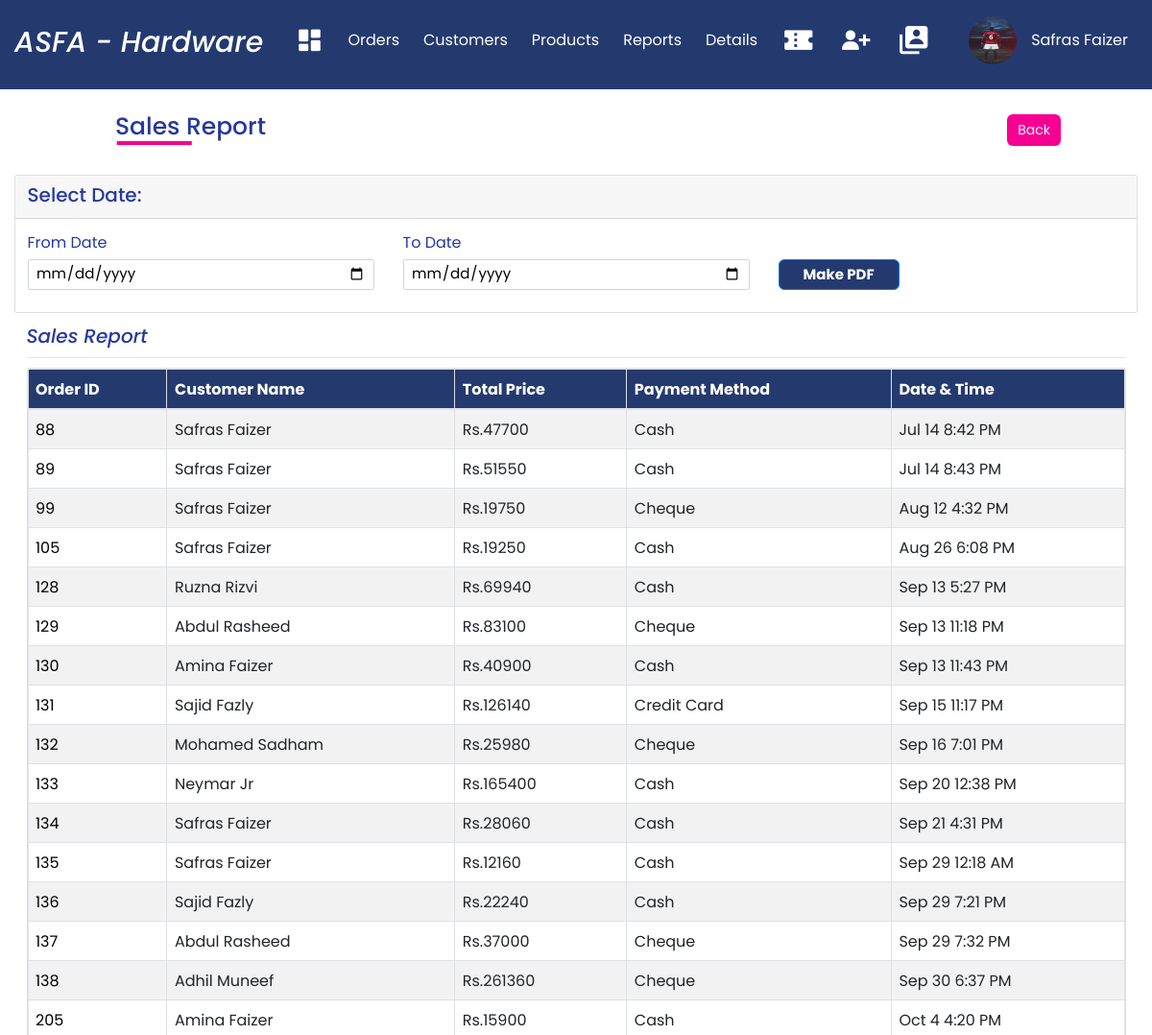
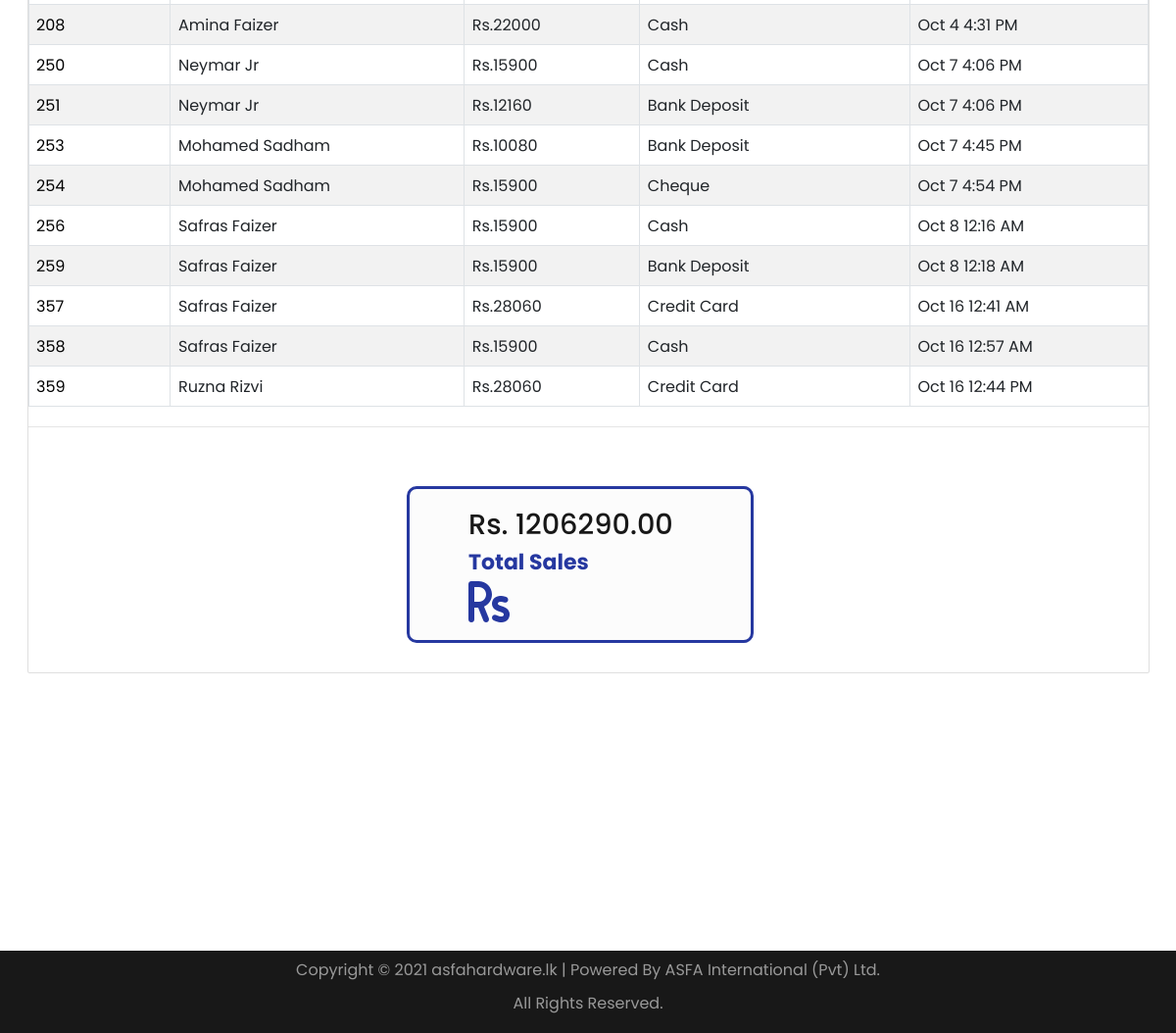
Page /Admin/Sales_Report.php (signed in) on the committed database (2 pictures, top to bottom).
### tables this page shows
CREATE TABLE `orders` (
  `order_id` int(11) NOT NULL,
  `customer_id` int(11) NOT NULL,
  `total_price` decimal(40,0) NOT NULL,
  `order_status` varchar(70) NOT NULL,
  `payment_method` varchar(70) NOT NULL,
  `delivery_id` int(11) DEFAULT NULL,
  `delivery_address` varchar(500) NOT NULL,
  `payment_image` varchar(900) DEFAULT NULL,
  `order_datetime` datetime NOT NULL DEFAULT current_timestamp()
);

CREATE TABLE `customer` (
  `customer_id` int(11) NOT NULL,
  `name` text NOT NULL,
  `mobile_number` char(100) NOT NULL,
  `email` varchar(55) NOT NULL,
  `company` varchar(40) NOT NULL,
  `address` varchar(500) NOT NULL,
  `address2` varchar(400) NOT NULL,
  `city` varchar(70) NOT NULL,
  `zipcode` int(60) NOT NULL,
  `password` varchar(55) NOT NULL,
  `status` varchar(100) NOT NULL,
  `Registered_Time` datetime NOT NULL DEFAULT current_timestamp()
);

### Admin/Sales_Report.php (the view, shortened to what this page needs)
<?php
include_once("Includes/connect.php");
?>
<html>
<head>
<?php include 'Includes/Navigation2.php'; ?>
<link rel="stylesheet" href="https://cdn.jsdelivr.net/npm/bootstrap@4.6.0/dist/css/bootstrap.min.css">
<link rel="stylesheet" type="text/css" href="your_website_domain/css_root/flaticon.css">
<link rel="stylesheet" href="https://cdn.jsdelivr.net/npm/@fortawesome/fontawesome-free@5.15.3/css/fontawesome.min.css">
<link rel="stylesheet" href="./css/Style.css" />
<link rel="stylesheet" href="./css/flaticon.css" />
</head>
<body>
<div class="head">
          <h1>Sales Report</h1>
          <a style="margin-left:64%; font-size:1.4rem;" href="Reports.php" class="btn">Back</a>
          </div>
<section class="py-5">
    <div class="container">
        <div class="row justify-content-center">
            <div class="col-md-12">
                <div class="card">
                    <div class="card-header">
                        <h5 style="font-size:2rem;">Select Date:</h5>
                    </div>
                      <div class="card-body">
                          <form action="Sales_PDF.php" method="GET">
                              <div class="row">
                                 <div class="col-md-4">
                                    <div class="form-group">
                                        <label for="">From Date</label>
                                        <input value="<?php if(isset($_GET['from_date'])){echo $_GET['from_date']; } ?>" type="date" name="from_date" class="form-control" placeholder="From Date" style="font-size:1.5rem; color:black;">
                                    </div>
                                 </div>
                                 <div class="col-md-4">
                                    <div class="form-group">
                                        <label for="">To Date</label>
                                        <input value="<?php if(isset($_GET['to_date'])){echo $_GET['to_date']; } ?>" type="date" name="to_date" class="form-control" placeholder="To Date" style="font-size:1.5rem; color:black;">
                                    </div>
                                 </div>
                                 <div class="col-md-4">
                                    <div class="form-group">
                                        <label for=""></label><br><br>
                                        <Button style="padding:4px 25px; font-align:center; font-weight:bold; font-size:1.5rem;" type="submit" class="btn btn-primary">Make PDF</button>
                                    </div>
                                 </div>
                              </div>
                               </form>
                      </div>
                </div>
                    <div class="card-body">
                        <h6 style="font-size:2rem; font-style:italic;">Sales Report</h6>
                        <hr>
                       <div class="card mt-3">
                        <table class="table table-bordered table-striped">
                            <thead style=" background-color:#243a6f; color:#fff;">
                                <tr>
                                    <th>Order ID</th>
                                    <th>Customer Name</th>
                                    <th>Total Price</th>
                                    <th>Payment Method</th>
                                    <th>Date & Time</th>
                                </tr>
                            </thead>
                            <tbody>
                                <?php
                                    $sql = "SELECT * FROM orders JOIN customer ON orders.customer_id=customer.customer_id WHERE orders.order_status = 'Delivered'";
                                    $result = mysqli_query($conn, $sql);
                                    if (mysqli_num_rows($result) > 0) {
                                    while($row = mysqli_fetch_assoc($result)){
                                        ?>
                                        <tr>
            <td style="color:black;"><?php echo $row["order_id"] ?></td>
            <td><?php echo $row["name"] ?></td>
            <td>Rs.<?php echo $row["total_price"] ?></td>
            <td><?php echo $row["payment_method"] ?></td>
            <td><?php echo date('M j g:i A', strtotime($row["order_datetime"]));?></td>
        </tr>
        <?php
                                    }
                            }
                            ?>
                            </tbody>
                        </table>
                        <hr>
                        <div class="cardBox3">
                        <div class="card">
                            <div>
                               <?php
                               $sql = "SELECT SUM(total_price) AS Total FROM orders WHERE orders.order_status = 'Delivered'";
                               $result = mysqli_query($conn, $sql);
                               $row = mysqli_fetch_assoc($result);
                               ?>
                            <div class="numbers">Rs. <?php echo $row["Total"] ?>.00</div>
                            <a style="font-size:2.2rem;" class="cardName">Total Sales</a>
                            </div>
                            <div class="iconBox">
                            <i class="fas fa-rupee-sign"></i>
                            </div>
                            </div>
                            </div>
                    </div>
                </div>
            </div>
        </div>
    </div>
</section>
<br>
<br>
<br>
<br>
<br>
<?php include 'Includes/Footer.php'; ?>
</body>
</html>

### Admin/Includes/Navigation2.php (shortened to what this page needs)
<?php
include_once("Includes/connect.php");
?>
<!DOCTYPE html>
<html lang="en">
<head>
  <link rel="stylesheet" href="https://cdn.jsdelivr.net/npm/boxicons@latest/css/boxicons.min.css" />
  <link rel="stylesheet" href="../Admin/CSS/Style.css" />
</head>
<body>
      <nav class="nav">
        <div class="navigation container">
          <div class="logo">
            <h1>ASFA - Hardware</h1>
          </div>
          <div class="menu">
            <ul class="nav-list">
            <li class="nav-item">
                <a href="Dashboard.php" class="nav-link icon"><i class='bx bxs-dashboard'></i></a>
              </li>
              <li class="nav-item">
                <a href="Orders.php" class="nav-link">Orders</a>
              </li>
              <li class="nav-item">
                <a href="Customers.php" class="nav-link">Customers</a>
              </li>
              <li class="nav-item">
                <a href="Products.php" class="nav-link">Products</a>
              </li>
              <li class="nav-item">
                <a href="Reports.php" class="nav-link">Reports</a>
              </li>
              <li class="nav-item">
                <a href="Delivery_Details.php" class="nav-link">Details</a>
              </li>
              <li class="nav-item">
                <a href="Coupon.php" class="nav-link icon"><i style="font-size:3.5rem;" class='bx bxs-coupon'></i></a>
              </li>
              <li class="nav-item">
                <a href="Create_Accounts.php" class="nav-link icon"><i style="font-size:3.5rem;" class='bx bxs-user-plus'></i></a>
              </li>
              <li class="nav-item">
                <a href="Admin_Profile.php" class="nav-link icon"><i style="font-size:3.5rem;" class='bx bxs-user-account'></i></a>
              </li>
              <li class="nav-item">
                <a href="#" class="nav-link"></a>
              </li>
              <li class="nav-item">
              <?php
              $a_id = $_SESSION['adminid'];
              $sql = "SELECT * FROM admin where admin_id='$a_id'";
              $result = mysqli_query($conn, $sql);
              while($row = mysqli_fetch_assoc($result)) {
              ?>
              <img src="../Admin/<?php echo  $row['admin_image'] ?>" alt="" class="avatar">
              <?php } ?>
              </li>
              <div class="right">
              <ul>
              <li>
              <span class="nav-link"><?php echo $_SESSION['admin'];?></span>
            </ul>
          </div>
        </div>
      </nav>
</body>
</html>

### Admin/CSS/Style.css (style rules this page uses)
*, *::before, *::after { margin: 0; padding: 0; box-sizing: inherit; }
html { box-sizing: border-box; font-size: 62.5%; }
body { font-family: 'Poppins', sans-serif; font-size: 1.6rem; font-weight: 400; background-color: #fff; color: #2638a0; position: relative; z-index: 1; }
h1,h2,h3,h4 { font-weight: 500; }
a { color: inherit; text-decoration: none; }
img { max-width: 100%; }
li { list-style-type: none; }
.container { max-width: 120rem; margin: 0 auto; }
.nav { padding: 1.6rem 0; background-color: #243a6f; color: #ffffff; }
.navigation { display: flex; align-items: center; justify-content: space-between; }
.logo h1 { font-size: 3rem; font-style: italic; }
.nav-list { display: flex; align-items: center; }
.nav-item:not(:last-child) { margin-right: 0.5rem; }
.nav-link:link, .nav-link:visited { padding: 0.8rem 1rem; transition: all 300ms ease-in-out; }
.nav-link.icon { font-size: 3rem; }
.right ul li { position: relative; }
.avatar { vertical-align: middle; width: 50px; height: 50px; border-radius: 50%; }
.btn { position: relative; padding: 5px 10px; background: #243a6f; color: #fff; text-decoration: none; border-radius: 6px; }
.head .btn { position: relative; padding: 5px 10px; margin-left: 59%; background: #f60091; color: #fff; text-decoration: none; border-radius: 6px; }
.head h1 { font-size: 2.5rem; display: inline-block; position: relative; z-index: 0; margin-left: 10%; margin-top: 2%; }
.head h1::after { content: ""; position: absolute; left: 26%; bottom: -20%; transform: translate(-50%, -50%); background-color: #f60091; width: 50%; height: 0.4rem; z-index: 1; }
.cardBox3 { position: relative; width: 70%; padding: 60px; display: grid; padding-top: 50px; padding-bottom: 30px; }
.cardBox3 .card { position: relative; background: #fcfcfc; padding: 15px 60px; display: flex; justify-content: space-between; border-radius: 10px; margin-left: 48%; border-color: #2638a0; border-width: 3px; }
.cardBox3 .card .numbers { position: relative; font-size: 1.8em; font-weight: 500; color: #181818; }
.cardBox3 .card .cardName { color: #2638a0; font-size: 1em; font-weight: bold; }
.cardBox3 .card .iconBox { font-size: 3em; color: #2638a0; }

### rows in the picture
orders: order_id "88", customer.name "Safras Faizer", total_price "47700", payment_method "Cash", order_datetime "Jul 14 8:42 PM"
orders: order_id "89", customer.name "Safras Faizer", total_price "51550", payment_method "Cash", order_datetime "Jul 14 8:43 PM"
orders: order_id "99", customer.name "Safras Faizer", total_price "19750", payment_method "Cheque", order_datetime "Aug 12 4:32 PM"
orders: order_id "105", customer.name "Safras Faizer", total_price "19250", payment_method "Cash", order_datetime "Aug 26 6:08 PM"
orders: order_id "128", customer.name "Ruzna Rizvi", total_price "69940", payment_method "Cash", order_datetime "Sep 13 5:27 PM"
orders: order_id "129", customer.name "Abdul Rasheed", total_price "83100", payment_method "Cheque", order_datetime "Sep 13 11:18 PM"
orders: order_id "130", customer.name "Amina Faizer", total_price "40900", payment_method "Cash", order_datetime "Sep 13 11:43 PM"
orders: order_id "131", customer.name "Sajid Fazly", total_price "126140", payment_method "Credit Card", order_datetime "Sep 15 11:17 PM"
orders: order_id "132", customer.name "Mohamed Sadham", total_price "25980", payment_method "Cheque", order_datetime "Sep 16 7:01 PM"
orders: order_id "133", customer.name "Neymar Jr", total_price "165400", payment_method "Cash", order_datetime "Sep 20 12:38 PM"
orders: order_id "134", customer.name "Safras Faizer", total_price "28060", payment_method "Cash", order_datetime "Sep 21 4:31 PM"
orders: order_id "135", customer.name "Safras Faizer", total_price "12160", payment_method "Cash", order_datetime "Sep 29 12:18 AM"
orders: order_id "136", customer.name "Sajid Fazly", total_price "22240", payment_method "Cash", order_datetime "Sep 29 7:21 PM"
orders: order_id "137", customer.name "Abdul Rasheed", total_price "37000", payment_method "Cheque", order_datetime "Sep 29 7:32 PM"
orders: order_id "138", customer.name "Adhil Muneef", total_price "261360", payment_method "Cheque", order_datetime "Sep 30 6:37 PM"
orders: order_id "205", customer.name "Amina Faizer", total_price "15900", payment_method "Cash", order_datetime "Oct 4 4:20 PM"
orders: order_id "208", customer.name "Amina Faizer", total_price "22000", payment_method "Cash", order_datetime "Oct 4 4:31 PM"
orders: order_id "250", customer.name "Neymar Jr", total_price "15900", payment_method "Cash", order_datetime "Oct 7 4:06 PM"
orders: order_id "251", customer.name "Neymar Jr", total_price "12160", payment_method "Bank Deposit", order_datetime "Oct 7 4:06 PM"
orders: order_id "253", customer.name "Mohamed Sadham", total_price "10080", payment_method "Bank Deposit", order_datetime "Oct 7 4:45 PM"
orders: order_id "254", customer.name "Mohamed Sadham", total_price "15900", payment_method "Cheque", order_datetime "Oct 7 4:54 PM"
orders: order_id "256", customer.name "Safras Faizer", total_price "15900", payment_method "Cash", order_datetime "Oct 8 12:16 AM"
orders: order_id "259", customer.name "Safras Faizer", total_price "15900", payment_method "Bank Deposit", order_datetime "Oct 8 12:18 AM"
orders: order_id "357", customer.name "Safras Faizer", total_price "28060", payment_method "Credit Card", order_datetime "Oct 16 12:41 AM"
orders: order_id "358", customer.name "Safras Faizer", total_price "15900", payment_method "Cash", order_datetime "Oct 16 12:57 AM"
orders: order_id "359", customer.name "Ruzna Rizvi", total_price "28060", payment_method "Credit Card", order_datetime "Oct 16 12:44 PM"

### other values in the picture
$_SESSION['admin'] "Safras Faizer"
$row["Total"] "1206290"
